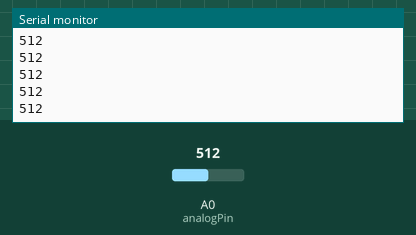
This sketch was run on a simulated Arduino Uno, built with avr-gcc and run on an emulated ATmega328P. On the bench: the last lines printed to the serial monitor. The inputs (shaded band) are chosen by the test bench; at power-on: A0 (analogPin) = 512.

Above: at 1.2 s.
1.3 s: A0 (analogPin) set to 716
At 2.4 s:
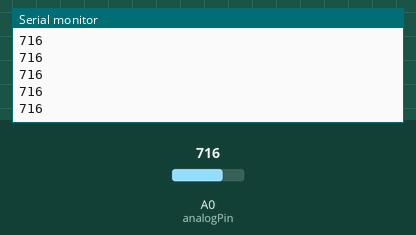
2.8 s: A0 (analogPin) set to 900
At 3.9 s:
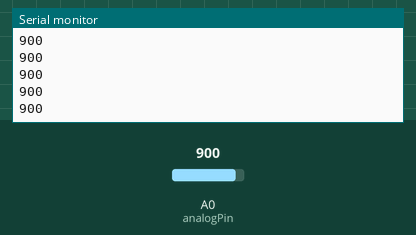
Timing chart, 0 to 5.8 s (numbered marks = the images above; inputs shaded):
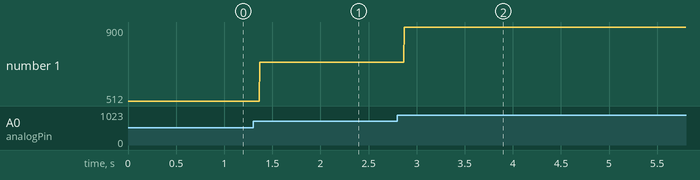

The sketch:

Analog_Read_Serial.ino
```cpp
// Project 02: Analog Read + Serial Monitor
const int analogPin = A0;

void setup() {
  Serial.begin(9600);
}

void loop() {
  int sensorValue = analogRead(analogPin);
  Serial.println(sensorValue);
  delay(1);
}
```

Measured:
- after the input at 1.3 s, the serial monitor: prints a new line after 0.07 s (image 1)
- after the input at 2.8 s, the serial monitor: prints a new line after 0.07 s (image 2)
- plotted number 1: 512 → 716 after the input at 1.3 s, 716 → 900 after the input at 2.8 s
